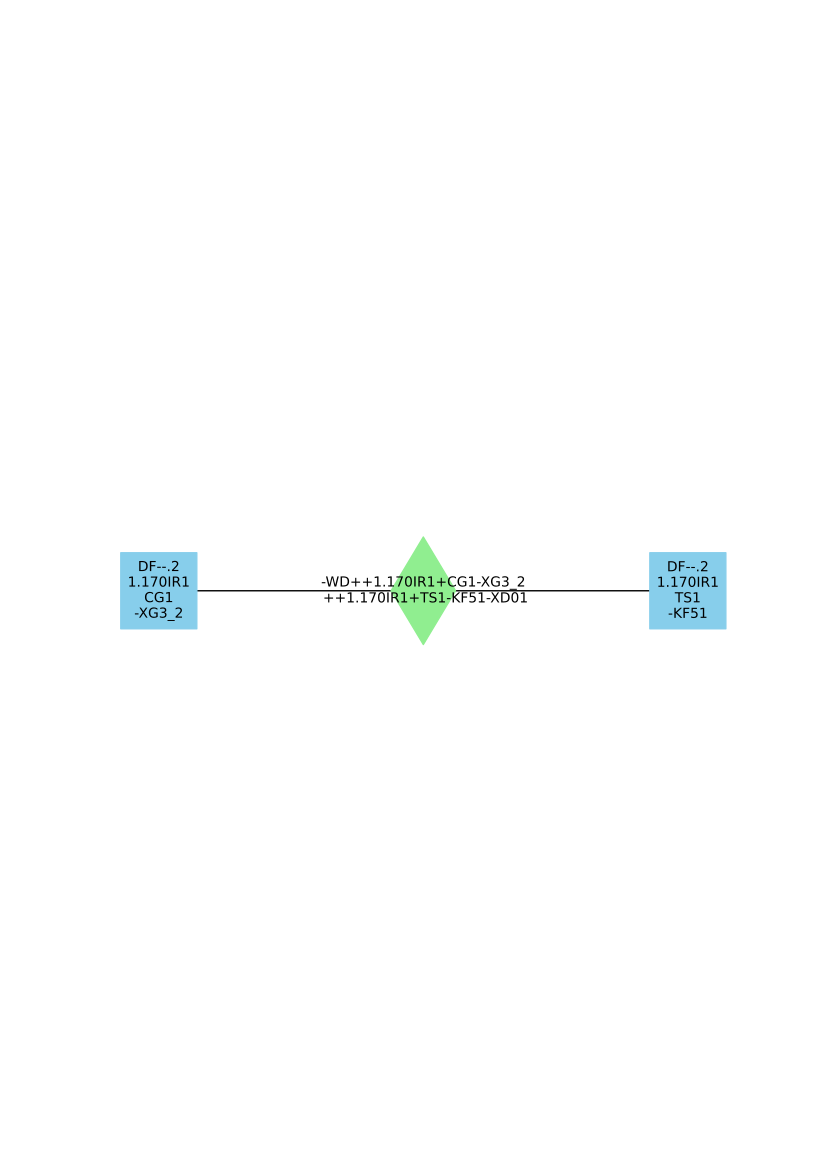

Source code (Python):
# Librerías para la Manipulación de Archivos y Datos
import sys  
from io import BytesIO  
import xlwings as xw  
from PyPDF2 import PdfMerger  

# Librerías para la Creación y Manipulación de Gráficos
import matplotlib.pyplot as plt  
import networkx as nx  
from PIL import Image, ImageTk  

# Librerías para la Interacción con el Sistema Operativo
import win32gui, win32con  

# Librerías para la Interfaz Gráfica
import customtkinter as ctk  
from tkinter import filedialog, messagebox 

""" # Ocultar la CMD de Windows al ejecutar el .exe
hide = win32gui.GetForegroundWindow()
win32gui.ShowWindow(hide, win32con.SW_HIDE) """

# Clase para redirigir stdout a un widget Text de Tkinter
class RedirectStdout:
    def __init__(self, text_widget):
        self.text_widget = text_widget

    def write(self, string):
        self.text_widget.insert(ctk.END, string)
        self.text_widget.see(ctk.END)

    def flush(self):
        pass

# Función que muestra una ventana emergente con un ícono de advertencia
def show_warning(message):
    messagebox.showwarning("Advertencia", message)

# Función para seleccionar un archivo Excel
def select_file():
    file_path = filedialog.askopenfilename(filetypes=[("Excel files", "*.xls *.xlsx")])

    if not file_path:
        show_warning("No se seleccionó ningún archivo. El programa se cerrará.")  # El programa se cierra si no se selecciona un archivo Excel
        root.destroy()
    else:
        file_entry.delete(0, ctk.END)
        file_entry.insert(0, file_path)

# Función para verificar la extensión del archivo Excel
def is_valid_extension(file_path, valid_extensions=('.xls', '.xlsx')):
    return file_path.endswith(valid_extensions)

# Función para contar celdas vacías consecutivas
def count_consecutive_empty_cells(row):
    count = 0
    max_count = 0
    for cell in row:
        if cell is None:
            count += 1
            if count > max_count:
                max_count = count
        else:
            count = 0
    return max_count

# Función para guardar el archivo PDF combinado
def save_file():
    pdf_combined_file = filedialog.asksaveasfilename(defaultextension=".pdf", filetypes=[("PDF Files", "*.pdf")])

    if not pdf_combined_file:
        show_warning("No se seleccionó ninguna ruta para guardar el archivo. El programa se cerrará.")  # El programa se cierra si no se selecciona una ruta
        root.destroy()

    return pdf_combined_file

# Función para procesar el archivo seleccionado
def process_file():
    file_path = file_entry.get()

    tamaño_hoja = size_var.get()
    figsize, x_position_max = get_figsize_and_max_pos(tamaño_hoja)

    # Crear un objeto para combinar PDFs
    pdf_merger = PdfMerger()

    # Abrir el archivo de Excel con xlwings
    app = xw.App(visible=False)
    wb = app.books.open(file_path)  # Abrir el archivo seleccionado por el usuario
    sheet = wb.sheets[0]

    # Leer datos desde Excel
    df = sheet.used_range.value

    # Iterar sobre las filas del DataFrame
    for idx, row in enumerate(df, start=1):
        # Verificar si la fila tiene suficientes valores para dibujar el gráfico
        if len(row) > 1:  # Por lo menos dos nodos para crear una conexión

            # Crear el nombre del segundo nodo con saltos de línea después de "\"
            second_node = row[5] if len(row) > 5 else ""
            formatted_second_node = second_node.replace("/", "\n") if isinstance(second_node, str) else str(second_node)

            # Verificar si el segundo nodo comienza con "-WG"
            if isinstance(second_node, str) and second_node.startswith("-WG"):
                continue  # Omitir esta fila y pasar a la siguiente

            # Combinar las primeras 5 celdas para crear el primer nodo del grafo
            combined_node_first = row[:5]
            # Crear el texto del primer nodo combinado visualizando solo las primeras 4 celdas del Excel
            combined_text_node_first = '\n'.join([str(cell) for cell in combined_node_first[:4] if cell is not None])

            # Combinar las últimas 5 celdas para crear el tercer nodo del grafo
            combined_node_last = row[-5:]
            # Crear el texto del tercer nodo combinado visualizando solo las primeras 4 celdas del Excel
            combined_text_node_last = '\n'.join([str(cell) for cell in combined_node_last[:4] if cell is not None])

            # Verificar si el primer nodo o el tercer nodo están vacíos
            if not combined_text_node_first.strip() or not combined_text_node_last.strip():
                continue  # Omitir esta fila y pasar a la siguiente

            # Crear un nuevo grafo para cada fila
            G = create_graph_from_row(row, combined_text_node_first, formatted_second_node, combined_text_node_last)

            # Dibujar el gráfico con el tamaño adecuado
            fig, ax = plt.subplots(figsize=figsize)

            # Calcular posiciones de los nodos
            pos = generate_positions(G, x_position_max)

            draw_graph(G, pos, ax)

            # Guardar la figura en un objeto BytesIO
            buf = BytesIO()
            plt.savefig(buf, format='pdf')
            buf.seek(0)
            pdf_merger.append(buf)
            plt.close(fig)  # Cerrar la figura para liberar memoria

            print(f"El diagrama de unifilares para la fila {idx} se ha generado con éxito\n")
        else:
            print(f"No ha sido posible hacer un diagrama para la fila {idx} porque no hay suficientes datos.\n")

    # Guardar el archivo PDF combinado
    pdf_combined_file = save_file()

    if pdf_combined_file:
        with open(pdf_combined_file, 'wb') as output_pdf:
            pdf_merger.write(output_pdf)

        # Mensaje de Información al finalizar el proceso
        print(f"El archivo PDF se ha guardado correctamente en: {pdf_combined_file}")
        messagebox.showinfo("Información", f"El archivo PDF se ha generado correctamente en: {pdf_combined_file}\n")
    else:
        print("El usuario canceló el guardado.\n")

    # Cerrar el libro de Excel y la aplicación de xlwings
    wb.close()
    app.quit()

# Función para obtener el tamaño de la figura y la posición máxima en X
def get_figsize_and_max_pos(tamaño_hoja):
    if tamaño_hoja == 'A4':
        return (210 / 25.4, 297 / 25.4), 4  # Tamaño A4
    else:
        return (420 / 25.4, 297 / 25.4), 8  # Tamaño A3

# Función para crear un grafo a partir de una fila
def create_graph_from_row(row, combined_text_node_first, formatted_second_node, combined_text_node_last):
    # Crear un nuevo grafo G
    G = nx.Graph()

    # Agregar el primer nodo combinado
    G.add_node(combined_text_node_first)
    
    # Agregar el segundo nodo (formateado)
    G.add_node(formatted_second_node)

    # Agregar los nodos de la fila actual (omitiendo las primeras 5 y las últimas 5 celdas, y el segundo nodo)
    for cell in row[6:-5]:
        if cell is not None:  # Asegurarse de que el valor de la celda no sea None
            G.add_node(cell)
        else:
            G.add_node("NaN")  # Agregar "NaN" para representar una celda vacía

    # Agregar el tercer nodo combinado
    G.add_node(combined_text_node_last)

    # Agregar conexiones entre nodos
    previous_node = combined_text_node_first
    G.add_edge(previous_node, formatted_second_node)
    previous_node = formatted_second_node

    for cell in row[6:-5]:
        if cell is not None:  # Asegurarse de que el nodo no sea None
            G.add_edge(previous_node, cell)
            previous_node = cell

    # Conectar el último nodo de la fila al tercer nodo combinado
    G.add_edge(previous_node, combined_text_node_last)

    return G

# Función para generar posiciones de los nodos
def generate_positions(G, x_position_max):
    # Inicializar el diccionario de posiciones
    pos = {}
    x_position, y_position = 0, 0

    for node in G.nodes():
        pos[node] = (x_position, y_position)  # Inicializar el diccionario de posiciones

        # Posición de los nodos
        if x_position < x_position_max:
            x_position += 1
        else:
            x_position = 1
            y_position -= 1

        if y_position < -6:
            y_position = x_position - 1

    return pos

# Función para dibujar el grafo
def draw_graph(G, pos, ax):
    # Dibujar los nodos
    node_colors = ['skyblue' if i % 2 == 0 else 'lightgreen' for i in range(len(G.nodes))]
    node_shapes = ['s' if i % 2 == 0 else 'd' for i in range(len(G.nodes))]

    for i, (node, (x, y)) in enumerate(pos.items()):  # Aquí, "pos.items()" devuelve una vista de los elementos (clave, valor) de "pos".
        nx.draw_networkx_nodes(G, pos, nodelist=[node], node_size=3000, node_shape=node_shapes[i], node_color=node_colors[i])
        ax.text(x, y, node, ha='center', va='center')

    nx.draw_networkx_edges(G, pos)
    ax.axis('off')

###### Configuración de la apariencia de la ventana principal con customtkinter #####

ctk.set_appearance_mode("System")
ctk.set_default_color_theme("blue")

root = ctk.CTk()  # Crear la ventana principal
root.title("Generador de Diagramas Unifilares")
root.resizable(False, False)  # Desactivar redimensionamiento

# Botón 'Examinar'
ctk.CTkLabel(root, text="Seleccionar archivo de Excel:").grid(row=0, column=0, padx=10, pady=10)
file_entry = ctk.CTkEntry(root, width=300)
file_entry.grid(row=0, column=1, padx=10, pady=10)
ctk.CTkButton(root, text="Examinar", command=select_file).grid(row=0, column=2, padx=10, pady=10)

# Botón 'Tamaño hoja'
ctk.CTkLabel(root, text="Seleccionar tamaño de hoja:").grid(row=1, column=0, padx=10, pady=10)
size_var = ctk.StringVar(value="A4")
size_combobox = ctk.CTkComboBox(root, variable=size_var, values=["A4", "A3"])
size_combobox.grid(row=1, column=1, padx=10, pady=10)

text_widget = ctk.CTkTextbox(root, wrap='word', height=200, width=600)
text_widget.grid(row=2, column=0, columnspan=3, padx=10, pady=10)

sys.stdout = RedirectStdout(text_widget)

# Botón 'Generar PDF'
ctk.CTkButton(root, text="Generar PDF", command=process_file).grid(row=3, column=0, columnspan=3, pady=10)

# Botón 'Salir'
ctk.CTkButton(root, text="Salir", command=root.quit).grid(row=4, column=0, columnspan=3, pady=10)

# Mantener la ventana abierta y a la espera de eventos (clics de ratón, pulsaciones de teclas, etc.)
root.mainloop()
